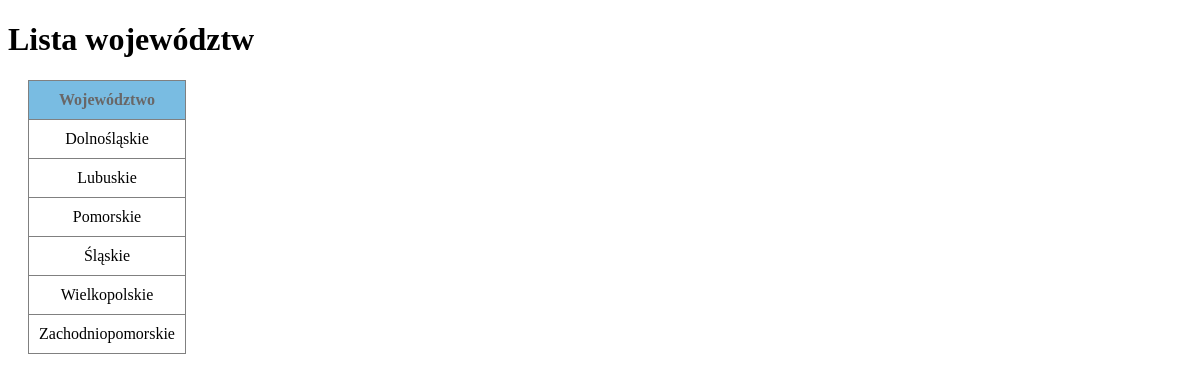
/zajęcia6/BAZY_DANYCH/1_3_customers_lista/site/wojewodztwo.php, run on the app's committed database.
### tables this page shows
CREATE TABLE `states` (
  `id` int(10) UNSIGNED NOT NULL,
  `state` varchar(20) NOT NULL
);

### zajęcia6/BAZY_DANYCH/1_3_customers_lista/site/wojewodztwo.php (the view, shortened to what this page needs)
<!DOCTYPE html>
<html lang="en">
<head>
    <link rel="stylesheet" href="../style.css">
</head>
<body>
    <h1>Lista województw</h1>
    <?php
require_once("../scripts/connect.php");
$sql = "SELECT state FROM states ORDER BY state";
$result = $connect->query($sql);
echo "<table>";
echo "<tr>
<th>Województwo</th>
</tr>";
while ($row = $result->fetch_assoc()) {
   echo <<<ROW
   <tr>
    <td>$row[state]</td>
   </tr>
   ROW;
}
echo "</table>";
?>
</body>
</html>

### zajęcia6/BAZY_DANYCH/1_3_customers_lista/style.css (style rules this page uses)
table, tr, th, td { border:solid 1px grey; text-align: center; border-collapse:collapse; padding: 10px; }
th { background-color: rgb(121, 188, 226); color: rgb(105, 103, 103); }
table { margin: 10px 0px 0px 20px; }

### data on the page
states: state "Dolnośląskie"
states: state "Lubuskie"
states: state "Pomorskie"
states: state "Śląskie"
states: state "Wielkopolskie"
states: state "Zachodniopomorskie"
